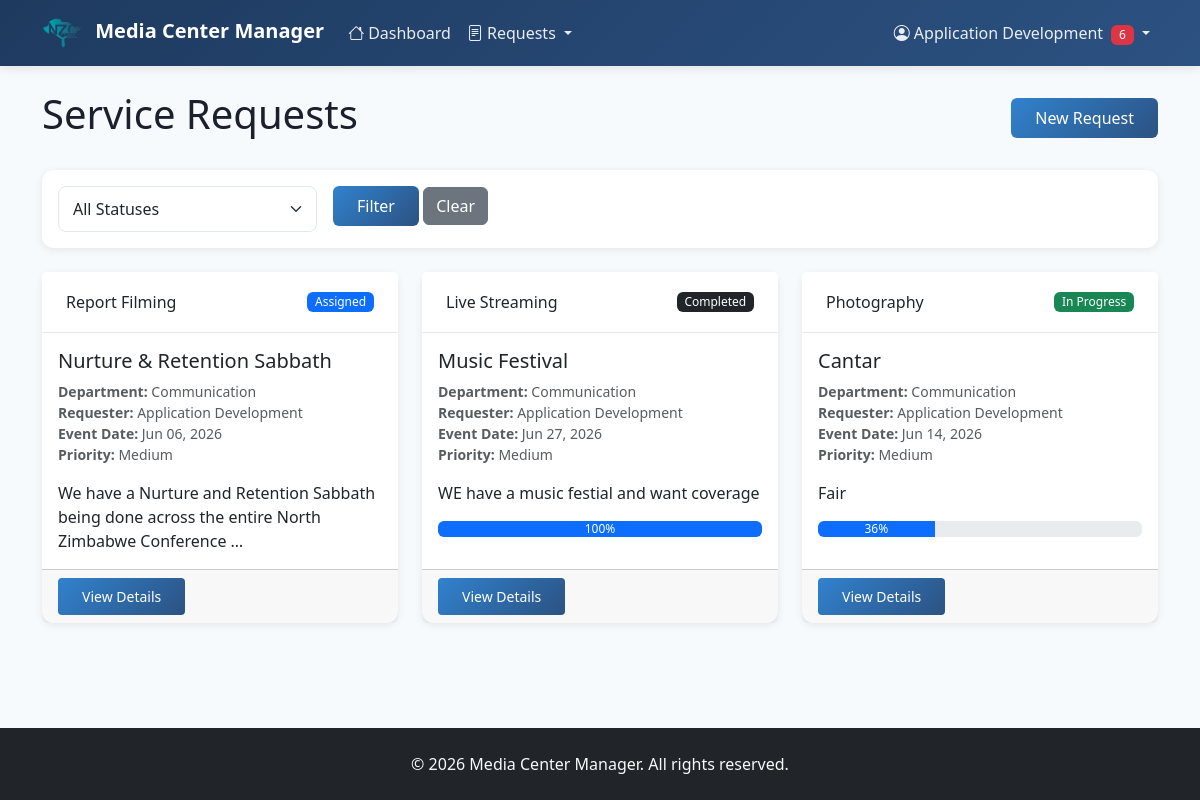
The app's page /requests/ (signed in) with its own data.
### users/models.py (models this page shows, shortened)
class User(AbstractUser):
    ROLE_CHOICES = [
        ('department_staff', 'Department Staff'),
        ('departmental_director', 'Departmental Director'),
        ('communication_director', 'Communication Director'),
        ('media_team', 'Media Team'),
        ('admin', 'Admin'),
    ]
    role = models.CharField(max_length=30, choices=ROLE_CHOICES, default='department_staff')
    departments = models.ManyToManyField(
        'service_requests.Department',
        blank=True,
        related_name='members'
    )
    phone = models.CharField(max_length=20, blank=True)
    profile_picture = models.ImageField(upload_to='profile_pics/', blank=True, null=True)
    is_active = models.BooleanField(default=True)
    created_at = models.DateTimeField(auto_now_add=True)
    updated_at = models.DateTimeField(auto_now=True)
    google_id = models.CharField(
        max_length=255, blank=True, null=True, unique=True)
    google_picture_url = models.URLField(blank=True, null=True)
    google_verified_email = models.BooleanField(default=False)
    def is_department_staff(self):
        return self.role in ['department_staff', 'departmental_director']
    def is_communication_director(self):
        return self.role == 'communication_director'
    def is_media_team(self):
        return self.role == 'media_team'
    def is_admin(self):
        return self.role == 'admin' or self.is_superuser
    class Meta:
        ordering = ['username']

### service_requests/models.py (models this page shows, shortened)
class ServiceRequest(models.Model):
    STATUS_CHOICES = [
        ('pending', 'Pending'),
        ('approved', 'Approved'),
        ('assigned', 'Assigned'),
        ('in_progress', 'In Progress'),
        ('completed', 'Completed'),
        ('rejected', 'Rejected'),
    ]
    PRIORITY_CHOICES = [
        ('low', 'Low'),
        ('medium', 'Medium'),
        ('high', 'High'),
        ('urgent', 'Urgent'),
    ]
    title = models.CharField(max_length=300)
    description = models.TextField()
    service_type = models.ForeignKey(ServiceType, on_delete=models.PROTECT, related_name='requests')
    department = models.ForeignKey(Department, on_delete=models.PROTECT, related_name='requests')
    requester = models.ForeignKey(User, on_delete=models.PROTECT, related_name='submitted_requests')
    event_date = models.DateField(help_text='Date of the event/program')
    event_time = models.TimeField(help_text='Time of the event/program', blank=True, null=True)
    deadline = models.DateField(help_text='Deadline for completion', blank=True, null=True)
    status = models.CharField(max_length=20, choices=STATUS_CHOICES, default='pending')
    priority = models.CharField(max_length=20, choices=PRIORITY_CHOICES, default='medium')
    approved_by = models.ForeignKey(User, on_delete=models.SET_NULL, null=True, blank=True, related_name='approved_requests')
    approved_at = models.DateTimeField(null=True, blank=True)
    rejection_reason = models.TextField(blank=True)
    progress_percentage = models.IntegerField(
        default=0,
        validators=[MinValueValidator(0), MaxValueValidator(100)],
        help_text='Progress percentage (0-100)'
    )
    progress_notes = models.TextField(blank=True, help_text='Notes on progress')
    location = models.CharField(max_length=300, blank=True, help_text='Location of the event')
    expected_attendees = models.IntegerField(blank=True, null=True, help_text='Expected number of attendees')
    special_requirements = models.TextField(blank=True, help_text='Any special requirements')
    created_at = models.DateTimeField(auto_now_add=True)
    updated_at = models.DateTimeField(auto_now=True)
    class Meta:
        ordering = ['-created_at']

class ServiceType(models.Model):
    name = models.CharField(max_length=200, unique=True)
    description = models.TextField(blank=True)
    requires_team_assignment = models.BooleanField(default=True)
    is_active = models.BooleanField(default=True, help_text='Whether this service type is available for new requests')
    created_at = models.DateTimeField(auto_now_add=True)
    updated_at = models.DateTimeField(auto_now=True)
    class Meta:
        ordering = ['name']

class Department(models.Model):
    name = models.CharField(max_length=200, unique=True)
    description = models.TextField(blank=True)
    created_at = models.DateTimeField(auto_now_add=True)
    updated_at = models.DateTimeField(auto_now=True)
    class Meta:
        ordering = ['name']

### service_requests/views.py (the view)
# urls.py: path('requests/', views.request_list, name='request_list'),
@login_required
def request_list(request):
    user = request.user
    if user.is_communication_director() or user.is_admin():
        requests = ServiceRequest.objects.all()
    elif user.is_media_team():
        assignments = Assignment.objects.filter(assigned_to=user)
        requests = [a.request for a in assignments]
    else:
        requests = ServiceRequest.objects.filter(requester=user)
    status_filter = request.GET.get('status')
    if status_filter:
        requests = requests.filter(status=status_filter)
    context = {'requests': requests, 'status_filter': status_filter}
    return render(request, 'service_requests/request_list.html', context)

### templates/service_requests/request_list.html (shortened to what this page needs)
{% extends 'base.html' %}
{% block content %}
<div class="row">
    <div class="col-md-12">
        <div class="d-flex justify-content-between align-items-center mb-4">
            <h1>Service Requests</h1>
            {% if user.is_department_staff %}
                <a href="{% url 'request_create' %}" class="btn btn-primary">New Request</a>
            {% endif %}
        </div>
        <div class="card mb-4">
            <div class="card-body">
                <form method="get" class="row g-3">
                    <div class="col-md-3">
                        <select name="status" class="form-select">
                            <option value="">All Statuses</option>
                        </select>
                    </div>
                    <div class="col-md-3">
                        <button type="submit" class="btn btn-primary">Filter</button>
                        <a href="{% url 'request_list' %}" class="btn btn-secondary">Clear</a>
                    </div>
                </form>
            </div>
        </div>
        {% if requests %}
            <div class="row">
                {% for req in requests %}
                    <div class="col-md-6 col-lg-4 mb-4">
                        <div class="card h-100">
                            <div class="card-header">
                                <div class="d-flex justify-content-between align-items-center">
                                    <h6 class="mb-0">{{ req.service_type.name }}</h6>
                                    <span class="badge bg-{% if req.status == 'pending' %}warning{% elif req.status == 'approved' %}info{% elif req.status == 'assigned' %}primary{% elif req.status == 'in_progress' %}success{% elif req.status == 'completed' %}dark{% else %}danger{% endif %}">
                                        {{ req.get_status_display }}
                                    </span>
                                </div>
                            </div>
                            <div class="card-body">
                                <h5 class="card-title">{{ req.title }}</h5>
                                <p class="card-text text-muted small">
                                    <strong>Department:</strong> {{ req.department.name }}<br>
                                    <strong>Requester:</strong> {{ req.requester.get_full_name }}<br>
                                    <strong>Event Date:</strong> {{ req.event_date|date:"M d, Y" }}<br>
                                    <strong>Priority:</strong> {{ req.get_priority_display }}
                                </p>
                                <p class="card-text">{{ req.description|truncatewords:15 }}</p>
                                {% if req.progress_percentage > 0 %}
                                    <div class="progress mb-2">
                                        <div class="progress-bar" role="progressbar" style="width: {{ req.progress_percentage }}%" aria-valuenow="{{ req.progress_percentage }}" aria-valuemin="0" aria-valuemax="100">{{ req.progress_percentage }}%</div>
                                    </div>
                                {% endif %}
                            </div>
                            <div class="card-footer">
                                <a href="{% url 'request_detail' req.pk %}" class="btn btn-primary btn-sm">View Details</a>
                            </div>
                        </div>
                    </div>
                {% endfor %}
            </div>
        {% endif %}
    </div>
</div>
{% endblock %}

### templates/base.html (shortened to what this page needs)
{% load static %}
<!DOCTYPE html>
<html lang="en">
<head>
    <link href="https://cdn.jsdelivr.net/npm/bootstrap@5.3.2/dist/css/bootstrap.min.css" rel="stylesheet">
    <link rel="stylesheet" href="https://cdn.jsdelivr.net/npm/bootstrap-icons@1.11.1/font/bootstrap-icons.css">
</head>
<body>
    <nav class="navbar navbar-expand-lg navbar-dark">
        <div class="container">
            <a class="navbar-brand" href="{% url 'dashboard' %}">
                <img src="{% static 'img/nzcmedia.png' %}" alt="NZC Media" height="40" class="me-2">
                <span>Media Center Manager</span>
            </a>
            <div class="collapse navbar-collapse" id="navbarNav">
                <ul class="navbar-nav me-auto">
                    <li class="nav-item">
                        <a class="nav-link" href="{% url 'dashboard' %}">
                            <i class="bi bi-house me-1"></i>Dashboard
                        </a>
                    </li>
                    <li class="nav-item dropdown">
                        <a class="nav-link dropdown-toggle" href="#" id="requestsDropdown" role="button" data-bs-toggle="dropdown">
                            <i class="bi bi-file-text me-1"></i>Requests
                        </a>
                    </li>
                </ul>
                <ul class="navbar-nav">
                    {% if user.is_authenticated %}
                        <li class="nav-item dropdown">
                            <a class="nav-link dropdown-toggle" href="#" id="navbarDropdown" role="button" data-bs-toggle="dropdown">
                                <i class="bi bi-person-circle me-1"></i>{{ user.get_full_name|default:user.username }}
                                {% if unread_notifications %}
                                    <span class="badge bg-danger ms-1" id="notification-badge">{{ unread_notifications|length }}</span>
                                {% endif %}
                            </a>
                        </li>
                    {% endif %}
                </ul>
            </div>
        </div>
    </nav>
    <div class="main-content">
        <div class="container mt-4 mb-5">
            {% block content %}{% endblock %}
        </div>
    </div>
    <footer class="bg-dark text-light py-4">
        <div class="container text-center">
            <p class="mb-0">&copy; 2026 Media Center Manager. All rights reserved.</p>
        </div>
    </footer>
</body>
</html>

### templates/base.html (style rules this page uses)
:root { --primary-color: #1e3a5f; --secondary-color: #2c5282; --accent-color: #3182ce; --light-bg: #f7fafc; --border-color: #e2e8f0; --text-primary: #1a202c; --text-secondary: #4a5568; }
body { background-color: var(--light-bg); color: var(--text-primary); font-family: 'Segoe UI', Tahoma, Geneva, Verdana, sans-serif; display: flex; flex-direction: column; min-height: 100vh; }
.main-content { flex: 1; }
.navbar { background: linear-gradient(135deg, var(--primary-color) 0%, var(--secondary-color) 100%); box-shadow: 0 2px 10px rgba(0, 0, 0, 0.1); }
.navbar-brand { font-weight: 600; font-size: 1.25rem; }
.nav-link { font-weight: 500; color: rgba(255, 255, 255, 0.9) !important; transition: color 0.2s ease; }
.card { border: none; border-radius: 12px; box-shadow: 0 2px 8px rgba(0, 0, 0, 0.08); transition: box-shadow 0.3s ease; }
.card-header { background-color: #fff; border-bottom: 1px solid var(--border-color); border-radius: 12px 12px 0 0; font-weight: 600; padding: 1.25rem 1.5rem; }
.btn-primary { background: linear-gradient(135deg, var(--accent-color) 0%, var(--secondary-color) 100%); border: none; font-weight: 500; padding: 0.5rem 1.5rem; transition: transform 0.2s ease, box-shadow 0.2s ease; }
.badge { font-weight: 500; padding: 0.35em 0.65em; }
.form-control, .form-select { border-radius: 8px; border-color: var(--border-color); padding: 0.625rem 0.875rem; }

### records on screen
User: get_full_name "Application Development"
ServiceRequest: service_type.name "Report Filming", status "Assigned", title "Nurture & Retention Sabbath", department.name "Communication", requester.get_full_name "Application Development", event_date "Jun 06, 2026", priority "Medium", description "We have a Nurture and Retention Sabbath being done across the entire North Zimbabwe Conference …"
ServiceRequest: service_type.name "Live Streaming", status "Completed", title "Music Festival", department.name "Communication", requester.get_full_name "Application Development", event_date "Jun 27, 2026", priority "Medium", description "WE have a music festial and want coverage", progress_percentage "100"
ServiceRequest: service_type.name "Photography", status "In Progress", title "Cantar", department.name "Communication", requester.get_full_name "Application Development", event_date "Jun 14, 2026", priority "Medium", description "Fair", progress_percentage "36"

### other values on screen
{{ unread_notifications|length }} "6"
